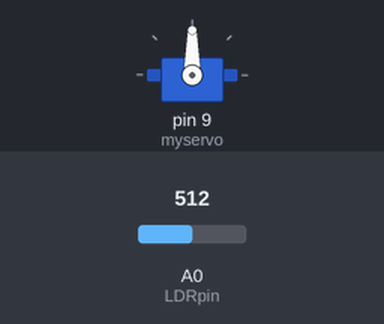
Recording of a sketch running on a simulated Arduino Uno, built with avr-gcc and run on an emulated ATmega328P. Shown: servo. The test bench sets the inputs (shaded band); at power-on: A0 (LDRpin) = 512. What the sketch prints to the serial monitor is not drawn.

Above: at 1.2 s.
1.3 s: A0 (LDRpin) set to 317
2.8 s: A0 (LDRpin) set to 287
At 2.95 s:
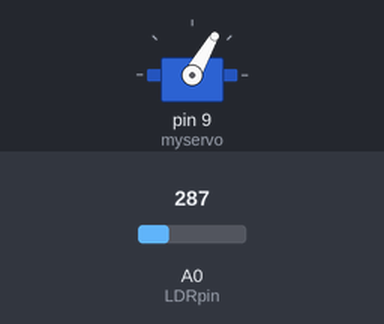
At 3.7 s:
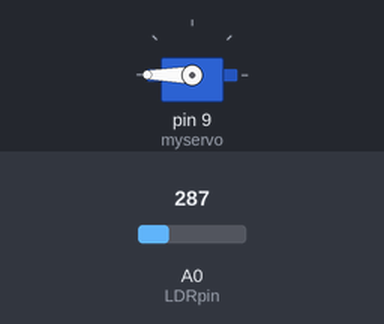
Timing chart, 0 to 61.3 s (numbered marks = the images above; inputs shaded):
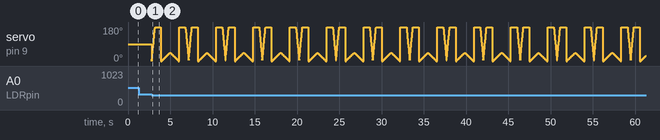

Measured:
- the behaviour switches between 300 and 299 on A0 (LDRpin) (found by bisection; images 0 and 1)
- after the input at 1.3 s, every drawn part: stays the same

The sketch:

ldr_detach.ino
```cpp
#include <Servo.h>
#define LDRpin A0

Servo myservo;  // create servo object to control a servo

int LDRValue = 0;
int pos=0;
int incr=1;
int timer=0;
void setup()
{
  //myservo.attach(9);
  Serial.begin(9600);
  //myservo.write(0);
}

void loop()
{
 /* if(LDRValue>300)
  {

  }
  */
  LDRValue = analogRead(LDRpin);
  myservo.attach(9);

  while(LDRValue<300)
  {

    myservo.write(pos);
    delay(2);


    pos=pos+incr;
    timer+=1;
    //LDRValue = analogRead(LDRpin);
    LDRValue = analogRead(LDRpin);
    if(timer>1000){timer=1; incr= incr*-1;}


  }
  myservo.detach();
  //if(LDRValue>300
  if(timer>1000){timer=1; incr= incr*-1;}
  //Serial.println("timer:");
  Serial.println(timer);
  //Serial.println("LDR:");
 // Serial.println(LDRValue);
  delay(100);
}
```
